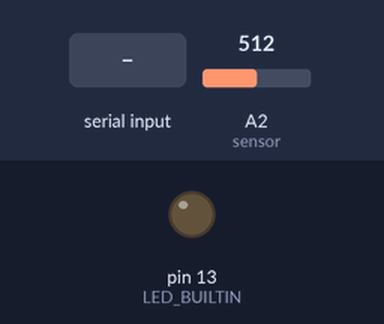
Simulated run of this sketch. Board: Arduino Uno, built with avr-gcc and run on an emulated ATmega328P. Shown: output pins drawn as LEDs (lit = HIGH). Inputs (shaded band) come from the test bench; at power-on: A2 (sensor) = 512. What the sketch prints to the serial monitor is not drawn.

Above: at 1.2 s.
1.3 s: "o" received over Serial
At 3.0 s:
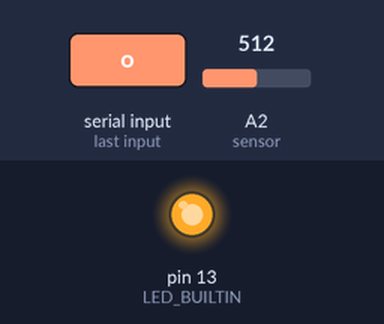
6.6 s: "f" received over Serial
At 8.1 s:
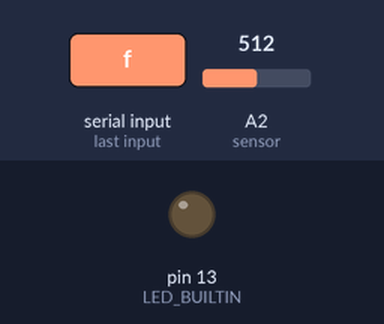
Timing chart, 0 to 9.6 s (numbered marks = the images above; inputs shaded):
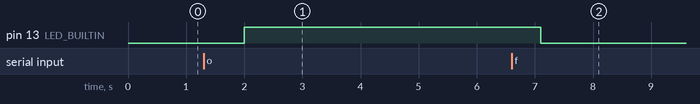

The sketch:

arduino.ino
```cpp
// the setup function runs once when you press reset or power the board

int sensor = A2;
void setup() {
  // initialize digital pin LED_BUILTIN as an output.

  Serial.begin(9600); // Begen listening on port 9600 for serial

  pinMode(LED_BUILTIN, OUTPUT);

  digitalWrite(LED_BUILTIN, LOW);
}

// the loop function runs over and over again forever
void loop() {
  int val = analogRead(sensor);
  Serial.write(val);
   if(Serial.available() > 0) // Read from serial port
    {
      char ReaderFromNode; // Store current character
      ReaderFromNode = (char) Serial.read();
      convertToState(ReaderFromNode); // Convert character to state
    }
  delay(1000);
}

void convertToState(char chr) {

  if(chr=='o'){
    digitalWrite(LED_BUILTIN, HIGH);
    delay(100);
  }
  if(chr=='f'){
    digitalWrite(LED_BUILTIN, LOW);
    delay(100);
  }
}
```

Measured:
- after the input at 1.3 s, pin 13 (LED_BUILTIN): LOW → HIGH after 0.70 s
- after the input at 6.6 s, pin 13 (LED_BUILTIN): HIGH → LOW after 0.50 s
